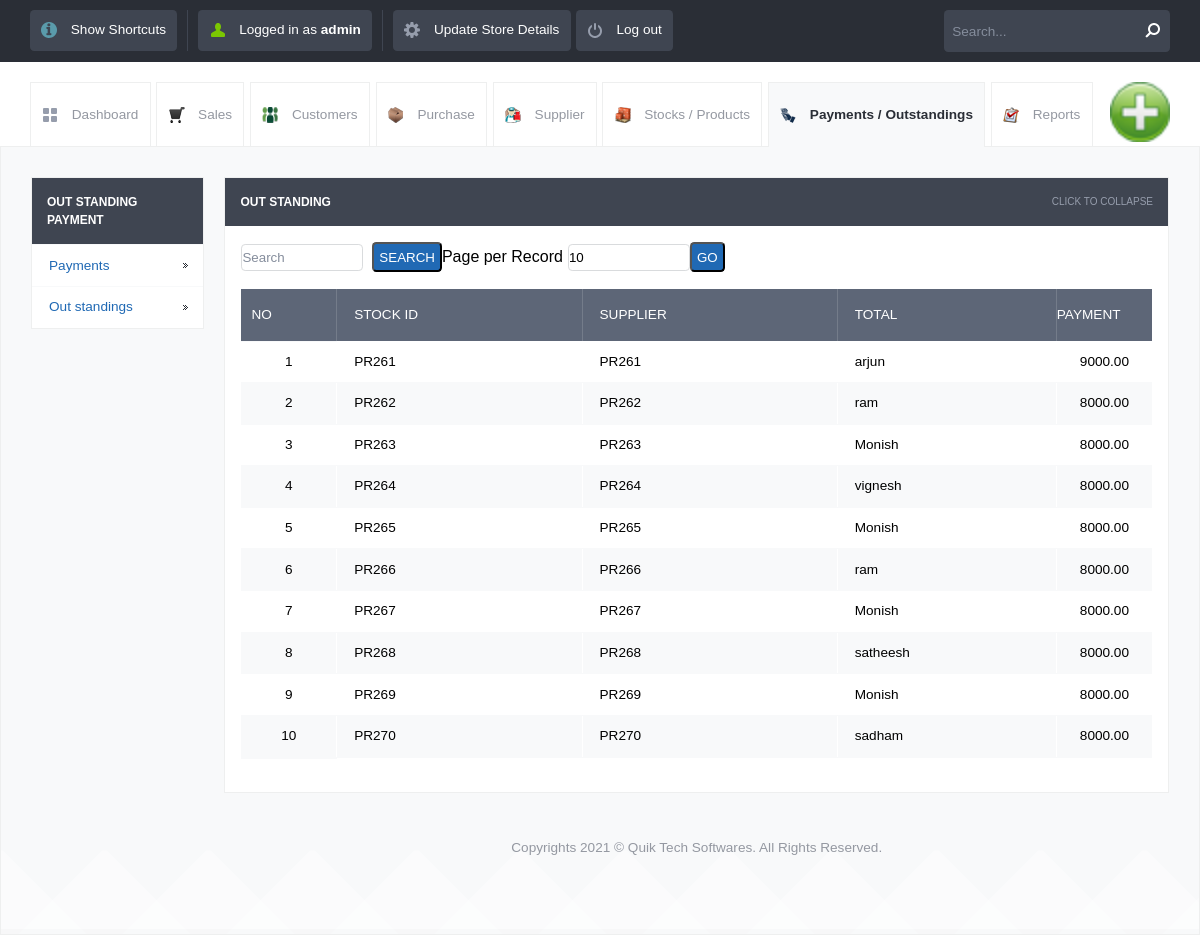
Screenshot of /view_out_standing.php (signed in) with the database file from the repository.
### tables this page shows
CREATE TABLE `stock_entries` (
  `id` int(10) UNSIGNED NOT NULL,
  `stock_id` varchar(120) NOT NULL,
  `stockidnumber` int(11) NOT NULL,
  `stock_name` varchar(260) NOT NULL,
  `stock_supplier_name` varchar(200) NOT NULL,
  `category` varchar(120) NOT NULL,
  `quantity` int(11) NOT NULL,
  `company_price` decimal(10,2) NOT NULL,
  `selling_price` decimal(10,2) NOT NULL,
  `opening_stock` int(11) NOT NULL,
  `closing_stock` int(11) NOT NULL,
  `date` datetime NOT NULL,
  `username` varchar(120) NOT NULL,
  `type` varchar(50) NOT NULL,
  `salesid` varchar(120) NOT NULL,
  `total` decimal(10,2) NOT NULL,
  `payment` decimal(10,2) NOT NULL,
  `balance` decimal(10,2) NOT NULL,
  `mode` varchar(150) NOT NULL,
  `description` varchar(500) NOT NULL,
  `due` datetime NOT NULL,
  `subtotal` int(11) NOT NULL,
  `count1` int(11) NOT NULL,
  `billnumber` varchar(120) NOT NULL
);

### config.php (called while the page is built)
<?php $config["database"] = "posnic"; $config["host"]= "localhost";$config["username"]= "root"; $config["password"]= "";?>

### lib/db.class.php (called while the page is built, shortened)
<?php
  class DB
  {
    function DB($base, $server, $user, $pass)
    {
      $this->connection = mysqli_connect($server, $user, $pass, $base);
    }
    function getMicroTime()
    {
      list($msec, $sec) = explode(' ', microtime());
      return floor($sec / 1000) + $msec;
    }
  }
?>

### init.php (called while the page is built, shortened)
<?php
include("lib/db.class.php");
$db = new DB($config['database'], $config['host'], $config['username'], $config['password']);
?>

### view_out_standing.php (the view, shortened to what this page needs)
<?php
include_once("init.php");
?>
<!DOCTYPE html>
<html lang="en">
<head>
    <link rel="stylesheet" href="css/style.css">
    <?php include_once("tpl/common_js.php"); ?>
</head>
<body>
<?php include_once("tpl/top_bar.php"); ?>
<div id="header-with-tabs">
    <div class="page-full-width cf">
        <ul id="tabs" class="fl">
            <li><a href="dashboard.php" class="dashboard-tab">Dashboard</a></li>
            <li><a href="view_sales.php" class="sales-tab">Sales</a></li>
            <li><a href="view_customers.php" class=" customers-tab">Customers</a></li>
            <li><a href="view_purchase.php" class="purchase-tab">Purchase</a></li>
            <li><a href="view_supplier.php" class=" supplier-tab">Supplier</a></li>
            <li><a href="view_product.php" class=" stock-tab">Stocks / Products</a></li>
            <li><a href="view_payments.php" class="active-tab payment-tab">Payments / Outstandings</a></li>
            <li><a href="view_report.php" class="report-tab">Reports</a></li>
        </ul>
        <a href="#" id="company-branding-small" class="fr"><img src="<?php if (isset($_SESSION['logo'])) {
                echo "upload/" . $_SESSION['logo'];
            } else {
                echo "upload/posnic.png";
            } ?>" alt="Point of Sale"/></a>
    </div>
</div>
<div id="content">
    <div class="page-full-width cf">
        <div class="side-menu fl">
            <h3>Out Standing Payment</h3>
            <ul>
                <li><a href="view_payments.php">Payments</a></li>
                <li><a href="view_out_standing.php">Out standings</a></li>
            </ul>
        </div>
        <div class="side-content fr">
            <div class="content-module">
                <div class="content-module-heading cf">
                    <h3 class="fl">Out Standing</h3>
                    <span class="fr expand-collapse-text">Click to collapse</span>
                </div>
                <div class="content-module-main cf">
                    <table>
                        <form action="" method="post" name="search">
                            <input name="searchtxt" type="text" class="round my_text_box" placeholder="Search">
                            &nbsp;&nbsp;<input name="Search" type="submit" class="my_button round blue   text-upper"
                                               value="Search">
                        </form>
                        <form action="" method="get" name="limit_go">
                            Page per Record<input name="limit" type="text" class="round my_text_box" id="search_limit"
                                                  style="margin-left:5px;"
                                                  value="<?php if (isset($_GET['limit'])) echo $_GET['limit']; else echo "10"; ?>"
                                                  size="3" maxlength="3">
                            <input name="go" type="button" value="Go" class=" round blue my_button  text-upper"
                                   onclick="return confirmLimitSubmit()">
                        </form>
                        <form name="deletefiles" action="delete.php" method="post">
                            <table>
                                <?php
                                $limit = 10;
                                $page = isset($_GET['page']) ? $_GET['page'] : 0;
                                if ($page)
                                    $start = ($page - 1) * $limit;
                                else
                                    $start = 0;
                                $sql = "SELECT * FROM stock_entries where type LIKE 'entry%'  ORDER BY date desc LIMIT $start, $limit   ";
                                $result = mysqli_query($db->connection, $sql);
                                if ($page == 0) $page = 1;
                                ?>
                                <tr>
                                    <th>No</th>
                                    <th>Stock ID</th>
                                    <th>Supplier</th>
                                    <th>Total</th>
                                    <th>Payment</th>
                                </tr>
                                <?php $i = 1;
                                $no = $page - 1;
                                $no = $no * $limit;
                                while ($row = mysqli_fetch_array($result)) {
                                    ?>
                                    <tr>
                                        <td> <?php echo $no + $i; ?></td>
                                        <td><?php echo $row['stock_id']; ?></td>
                                        <td> <?php echo $row['stock_id']; ?></td>
                                        <td> <?php echo $row['stock_supplier_name']; ?></td>
                                        <td> <?php echo $row['total']; ?></td>
                                    </tr>
                                    <?php $i++;
                                } ?>
                                <tr>
                                    <td align="center">
                                    </td>
                                </tr>
                            </table>
                        </form>
                </div>
            </div>
            <div id="footer">
                <p>Copyrights 2021 © Quik Tech Softwares. All Rights Reserved.
                </p>
            </div>
</body>
</html>

### rows the page displays
stock_entries: i "1", stock "PR261", stock_supplier_name "arjun", total "9000.00"
stock_entries: i "2", stock "PR262", stock_supplier_name "ram", total "8000.00"
stock_entries: i "3", stock "PR263", stock_supplier_name "Monish", total "8000.00"
stock_entries: i "4", stock "PR264", stock_supplier_name "vignesh", total "8000.00"
stock_entries: i "5", stock "PR265", stock_supplier_name "Monish", total "8000.00"
stock_entries: i "6", stock "PR266", stock_supplier_name "ram", total "8000.00"
stock_entries: i "7", stock "PR267", stock_supplier_name "Monish", total "8000.00"
stock_entries: i "8", stock "PR268", stock_supplier_name "satheesh", total "8000.00"
stock_entries: i "9", stock "PR269", stock_supplier_name "Monish", total "8000.00"
stock_entries: i "10", stock "PR270", stock_supplier_name "sadham", total "8000.00"

### other values shown
$POSNIC['username'] "admin"
